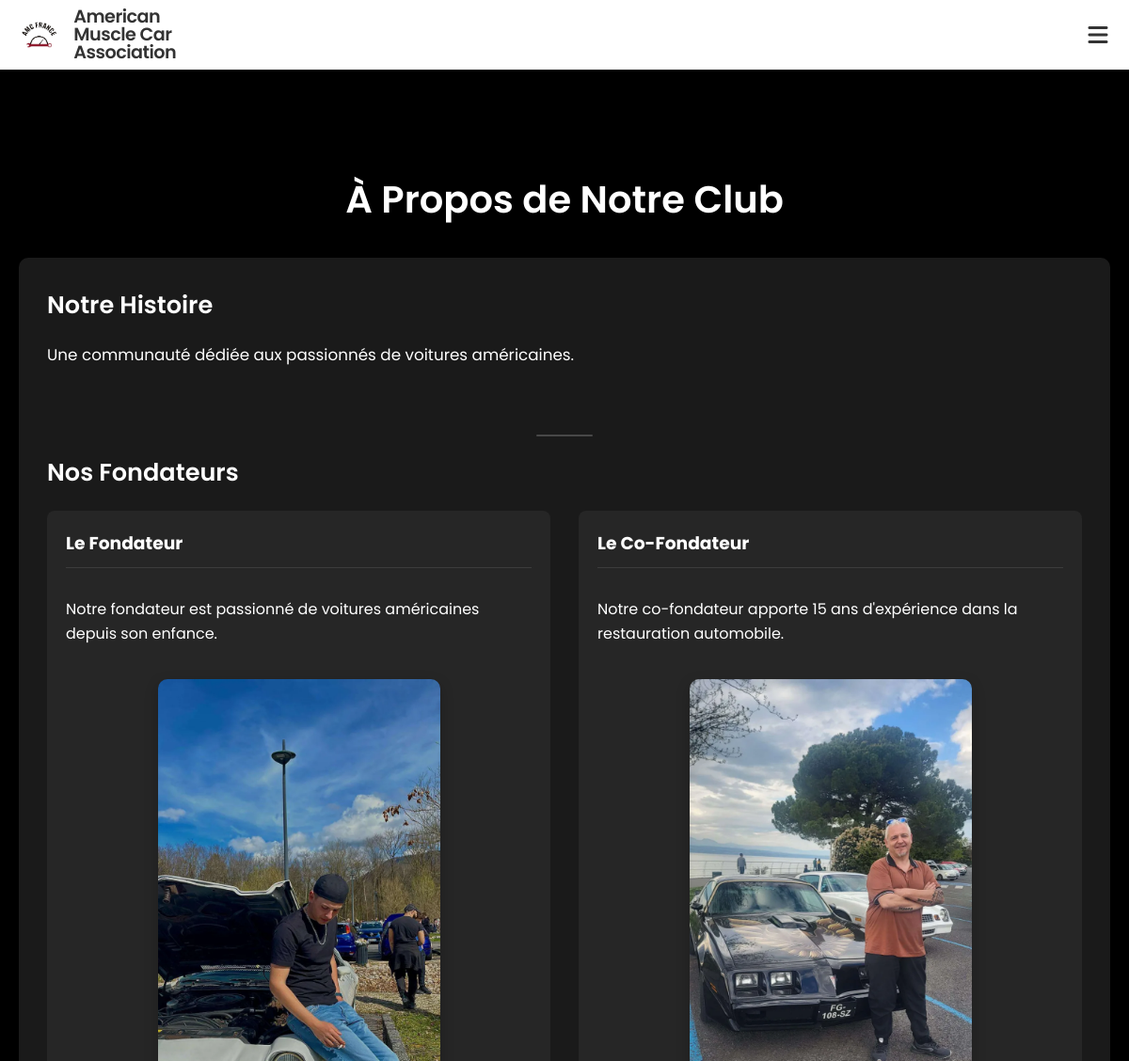
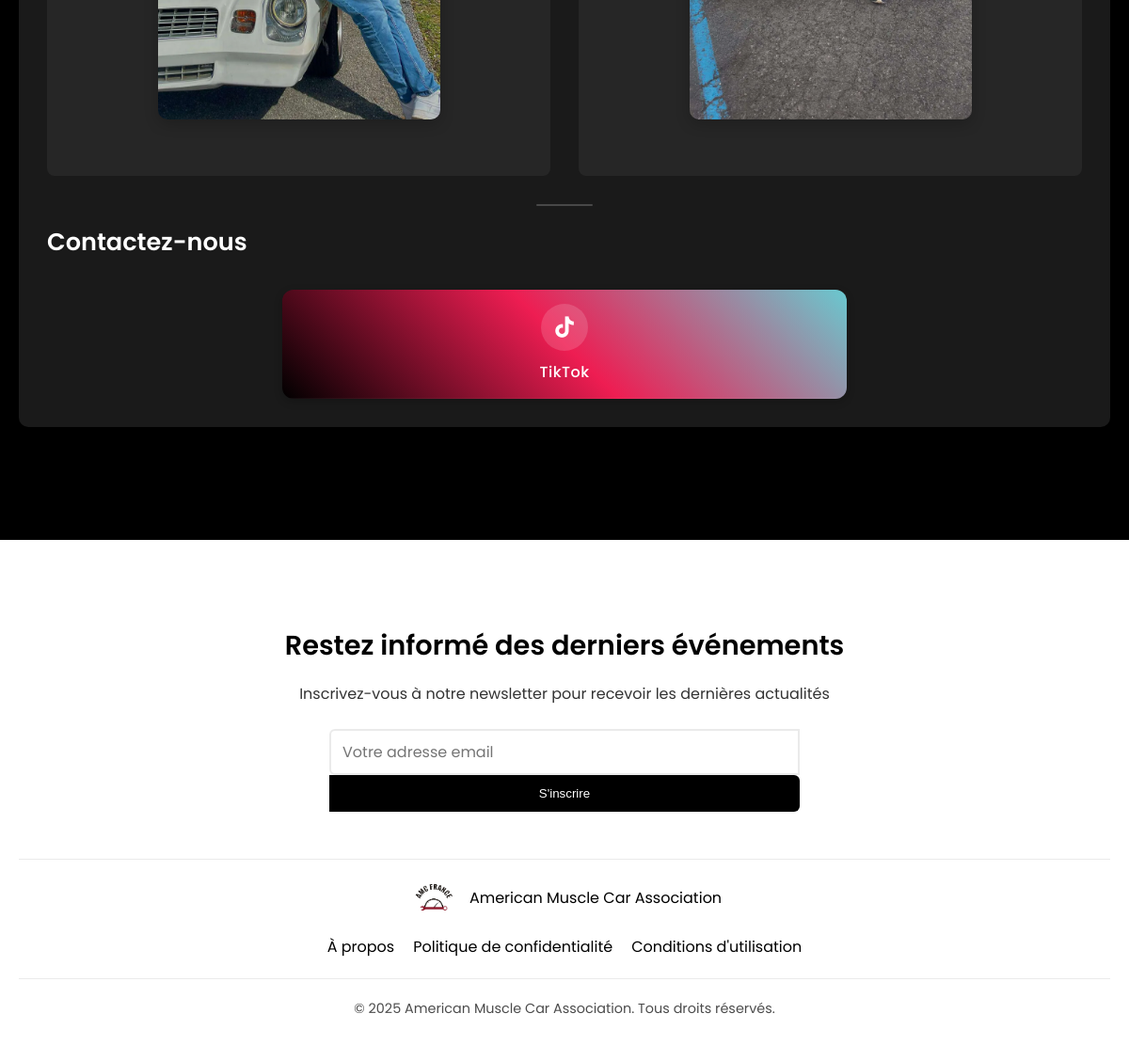
/about/, run on an earlier commit of the app's database (2 pictures, top to bottom).
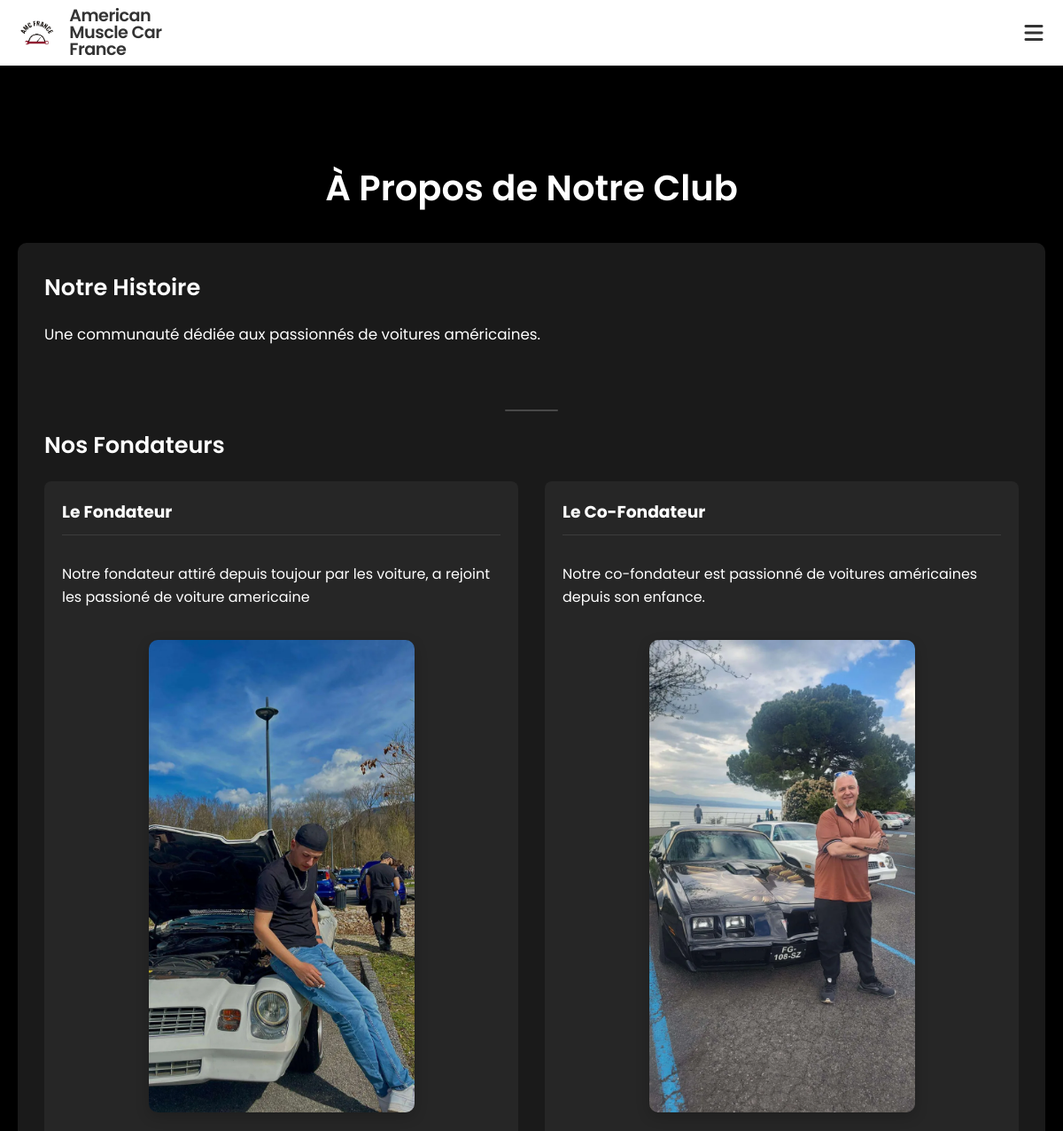
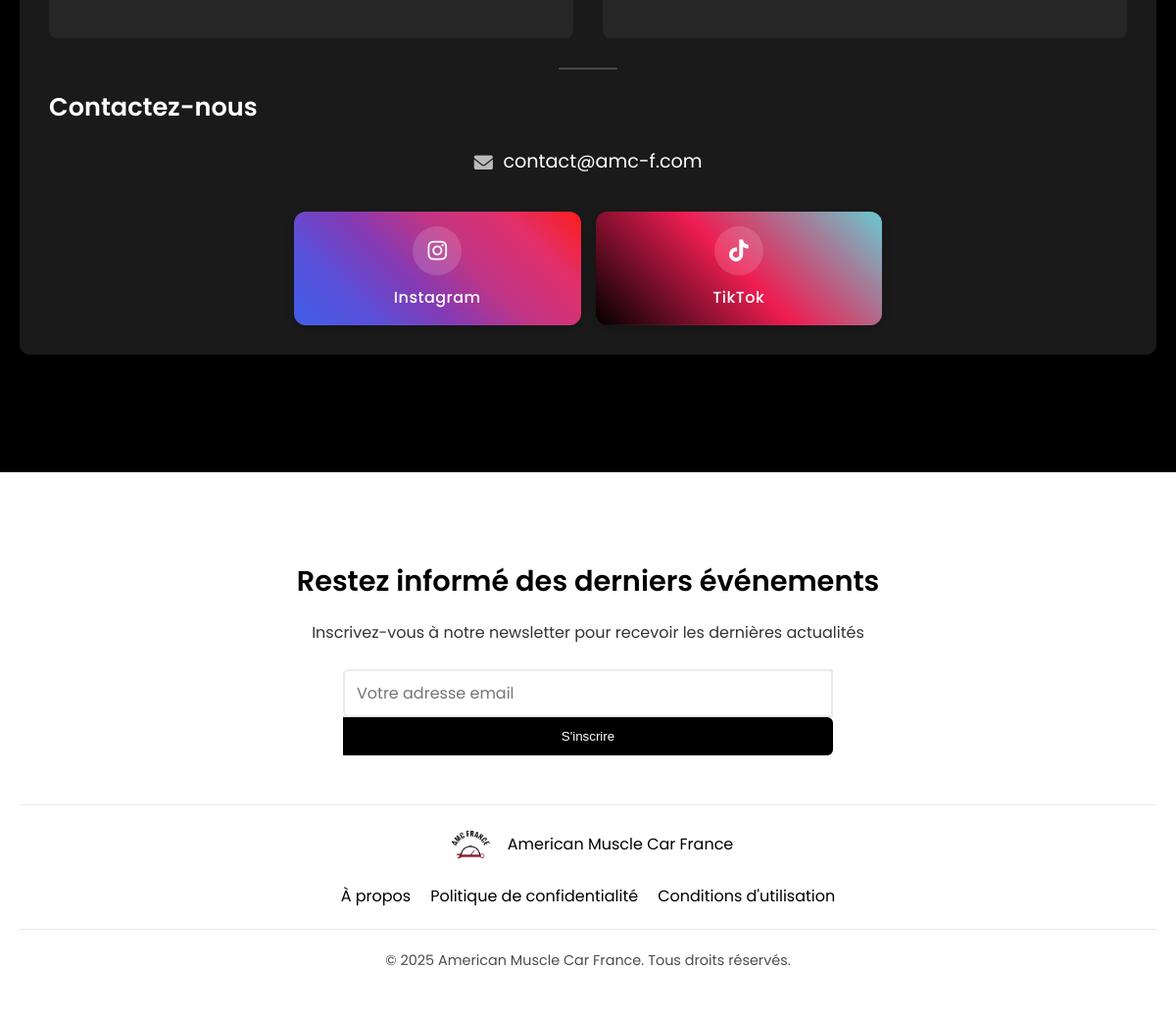
And on a later commit of the database (2 pictures, top to bottom).
### core/models.py (models this page shows, shortened)
class ClubInfo(models.Model):
    name = models.CharField(max_length=100, default="Club de Voitures Américaines", verbose_name="Nom")
    description = models.TextField(verbose_name="Description")
    founder_info = models.TextField(blank=True, null=True, verbose_name="Informations sur le fondateur")
    cofounder_info = models.TextField(blank=True, null=True, verbose_name="Informations sur le co-fondateur")
    email = models.EmailField(blank=True, null=True, verbose_name="Email")
    phone = models.CharField(max_length=20, blank=True, null=True, verbose_name="Téléphone")
    instagram = models.CharField(max_length=100, blank=True, null=True)
    facebook = models.CharField(max_length=100, blank=True, null=True)
    twitter = models.CharField(max_length=100, blank=True, null=True)
    class Meta:
        verbose_name = "Information du Club"
        verbose_name_plural = "Informations du Club"

### core/views.py (the view)
# urls.py: path('about/', views.about, name='about'),
def about(request):
    club_info = ClubInfo.objects.first()
    context = {
        'club_info': club_info,
    }
    return render(request, 'core/about.html', context)

### core/context_processors.py (called while the page is built)
def club_info(request):
    try:
        info = ClubInfo.objects.first()
    except:
        info = None
    return {'global_club_info': info}

### templates/core/about.html (shortened to what this page needs)
{% extends 'base/base.html' %}
{% block content %}
<main style="grid-template-columns: 1fr; grid-template-areas: 'title' 'content'; padding: 0 20px;">
    <h1>À Propos de Notre Club</h1>
    <div class="about-content" style="grid-area: content; background-color: rgba(255, 255, 255, 0.1); border-radius: 10px; padding: 30px; margin-bottom: 40px;">
        {% if club_info %}
            <div class="about-section">
                <h2>Notre Histoire</h2>
                <p>{{ club_info.description }}</p>
            </div>
            <div class="founders-section">
                <h2>Nos Fondateurs</h2>
                <div class="founders-grid">
                    <div class="founder-card">
                        <h3>Le Fondateur</h3>
                        <p>{{ club_info.founder_info }}</p>
                        <img src="/static/img/Jerem.png" alt="Fondateur" class="founder-image">
                    </div>
                    <div class="founder-card">
                        <h3>Le Co-Fondateur</h3>
                        <p>{{ club_info.cofounder_info }}</p>
                        <img src="/static/img/Eric.png" alt="Co-Fondateur" class="founder-image">
                    </div>
                </div>
            </div>
            <div class="contact-section">
                <h2>Contactez-nous</h2>
                <div class="contact-container" style="display: flex; flex-direction: column; align-items: center; text-align: center; margin-top: 20px;">
                    {% if club_info.email %}
                        <div class="contact-item" style="margin-bottom: 25px; font-size: 1.2rem; display: flex; align-items: center; justify-content: center;">
                            <i class="fas fa-envelope" style="margin-right: 10px; color: rgba(255, 255, 255, 0.7);"></i>
                            {{ club_info.email }}
                        </div>
                    {% endif %}
                    <div class="social-links-container" style="width: 100%; max-width: 600px; margin: 0 auto;">
                        <div class="social-media-grid" style="display: grid; grid-template-columns: repeat(auto-fit, minmax(130px, 1fr)); gap: 15px; justify-content: center; margin-top: 10px;">
                            {% if club_info.instagram %}
                                <a href="{{ club_info.instagram|safe }}"
                                   class="social-btn instagram"
                                   target="_blank"
                                   rel="noopener noreferrer"
                                   aria-label="Instagram"
                                   onclick="openSocialMedia('{{ club_info.instagram|safe }}', 'instagram')">
                                    <div class="social-icon-wrapper">
                                        <i class="fab fa-instagram"></i>
                                    </div>
                                    <span class="social-name">Instagram</span>
                                </a>
                            {% endif %}
                            {% if club_info.tiktok or True %}
                                <a href="{{ club_info.tiktok|default:'https://www.tiktok.com/@amc.france'|safe }}"
                                   class="social-btn tiktok"
                                   target="_blank"
                                   rel="noopener noreferrer"
                                   aria-label="TikTok"
                                   onclick="openSocialMedia('{{ club_info.tiktok|default:'https://www.tiktok.com/@amc.france'|safe }}', 'tiktok')">
                                    <div class="social-icon-wrapper">
                                        <i class="fab fa-tiktok"></i>
                                    </div>
                                    <span class="social-name">TikTok</span>
                                </a>
                            {% endif %}
                        </div>
                    </div>
                </div>
            </div>
        {% else %}
            <p>Les informations sur le club ne sont pas encore disponibles.</p>
        {% endif %}
    </div>
</main>
{% endblock %}

### templates/base/base.html (shortened to what this page needs)
<!DOCTYPE html>
<html lang="fr">
<head>
    <link href="https://cdnjs.cloudflare.com/ajax/libs/font-awesome/6.0.0/css/all.min.css" rel="stylesheet">
    <link href="/static/css/style.css" rel="stylesheet">
</head>
<body>
    <nav>
        <div class="nav-left">
            <img src="/static/img/logo.png" alt="logo">
            <span class="nav-title">{% if global_club_info %}{{ global_club_info.name }}{% else %}Club de Voitures Américaines{% endif %}</span>
        </div>
        <div class="nav-right">
            <button id="mobile-menu-toggle" aria-label="Toggle menu">
                <i class="fas fa-bars"></i>
            </button>
        </div>
    </nav>
    {% block content %}{% endblock %}
    <footer>
        <div class="footer-container">
            <div class="newsletter">
                <h3>Restez informé des derniers événements</h3>
                <p>Inscrivez-vous à notre newsletter pour recevoir les dernières actualités</p>
                <form class="newsletter-form" method="post" action="{% url 'newsletter_signup' %}">
                    <input type="email" name="email" placeholder="Votre adresse email" required>
                    <button type="submit">S'inscrire</button>
                </form>
            </div>
            <div class="footer-info">
                <div class="footer-logo">
                    <img src="/static/img/logo.png" alt="logo" class="footer-logo-img">
                    <span>{% if global_club_info %}{{ global_club_info.name }}{% else %}Club de Voitures Américaines{% endif %}</span>
                </div>
                <div class="footer-links">
                    <a href="{% url 'about' %}">À propos</a>
                    <a href="#">Politique de confidentialité</a>
                    <a href="#">Conditions d'utilisation</a>
                </div>
            </div>
            <div class="copyright">
                <p>&copy; {% now "Y" %} {% if global_club_info %}{{ global_club_info.name }}{% else %}Club de Voitures Américaines{% endif %}. Tous droits réservés.</p>
            </div>
        </div>
    </footer>
</body>
</html>

### static/css/style.css (style rules this page uses)
:root { --main-dark: #0e0f10; --secondary-dark: #1a1c1e; --accent: #ff3838; --text-light: #f8f9fa; --text-secondary: #adb5bd; --event-date-bg: #ff3838; }
html, body { height: 100%; }
html { font-size: 16px; }
body { margin: 0; padding: 0; background-color: black; color: white; font-family: 'Poppins', sans-serif; display: flex; flex-direction: column; min-height: 100vh; line-height: 1.6; }
nav { display: flex; justify-content: space-between; align-items: center; padding: 15px 30px; background-color: white; box-shadow: 0 2px 10px rgba(0, 0, 0, 0.1); position: sticky; top: 0; z-index: 100; }
.nav-left { display: flex; align-items: center; gap: 15px; }
.nav-left img { height: 75px; width: auto; object-fit: contain; display: block; }
.nav-title { font-weight: 600; font-size: 1.4em; color: #333; letter-spacing: -0.5px; display: flex; align-items: center; line-height: 1; }
.nav-right { display: flex; }
main { min-height: auto; max-width: 1300px; margin: 80px auto; padding: 0 20px; flex: 1; }
main > h1 { grid-area: title; text-align: center; margin-bottom: 30px; font-size: 2.5rem; font-weight: 600; }
main h2 { margin: 0; font-size: 1.3rem; font-weight: 500; margin-bottom: 10px; transition: color 0.3s ease; }
main h2:first-of-type { font-weight: 600; font-size: 1.6rem; margin-bottom: 15px; position: relative; transition: color 0.3s ease; }
main h2:first-of-type::after { content: ''; position: absolute; bottom: -5px; left: 0; width: 0; height: 2px; background-color: #ffffff; transition: width 0.3s ease; }
footer { background-color: white; color: black; padding: 60px 0 30px; width: 100%; margin-top: auto; position: relative; z-index: 5; }
.footer-container { max-width: 1300px; margin: 0 auto; padding: 0 20px; }
.newsletter { text-align: center; max-width: 600px; margin: 0 auto 50px; }
.newsletter h3 { font-size: 1.8rem; font-weight: 600; margin-bottom: 15px; }
.newsletter p { font-size: 1rem; margin-bottom: 25px; opacity: 0.8; }
.newsletter-form { display: flex; flex-direction: column; max-width: 500px; margin: 0 auto; }
.newsletter-form input { flex: 1; padding: 12px 15px; border: 2px solid #eaeaea; border-radius: 6px 0 0 6px; font-size: 1rem; font-family: inherit; transition: border-color 0.3s ease; }
.newsletter-form button { background-color: black; color: white; border: none; padding: 12px 25px; border-radius: 0 6px 6px 0; font-weight: 500; cursor: pointer; transition: background-color 0.3s ease; }
.footer-info { display: flex; justify-content: space-between; align-items: center; flex-wrap: wrap; padding: 20px 0; border-top: 1px solid #eaeaea; border-bottom: 1px solid #eaeaea; margin-bottom: 20px; }
.footer-logo { display: flex; align-items: center; gap: 10px; }
.footer-logo-img { height: 40px; width: auto; }
.footer-links { display: flex; flex-direction: row; align-items: center; gap: 20px; }
.footer-links a { color: black; text-decoration: none; transition: color 0.3s ease; }
.copyright { text-align: center; font-size: 0.9rem; opacity: 0.7; }
@media (max-width: 1400px) { main { grid-template-columns: 1fr; grid-template-areas: "title" "card1" "card2" "card3" "card4" "card5" "card6"; } }
@media (max-width: 1400px) { .footer-info { flex-direction: column; gap: 20px; } }
input, select, textarea { font-size: 16px !important; padding: 10px 12px !important; }

### templates/base/base.html (style rules this page uses)
body.page-transition { animation: fadeIn 0.5s ease-in-out; }
nav { display: flex; justify-content: space-between; align-items: center; padding: 15px 30px; background-color: white; box-shadow: 0 2px 10px rgba(0, 0, 0, 0.1); position: sticky; top: 0; z-index: 100; flex-wrap: nowrap; }
.nav-left { display: flex; align-items: center; gap: 15px; flex-shrink: 0; margin-right: 20px; }
.nav-right { display: flex; align-items: center; gap: 10px; flex-shrink: 0; }
#mobile-menu-toggle { display: flex; align-items: center; justify-content: center; background: none; border: none; color: #333; font-size: 1.5rem; cursor: pointer; margin-left: 10px; padding: 5px; transition: transform 0.3s ease; width: 36px; height: 36px; border-radius: 50%; }
@media (max-width: 1400px) { nav { flex-wrap: wrap; padding: 8px 15px; } }
@media (max-width: 1400px) { .nav-left { gap: 10px; } }
@media (max-width: 1400px) { .nav-left img { height: 38px; } }
@media (max-width: 1400px) { .nav-title { font-size: 1.2em; max-width: 160px; overflow: hidden; text-overflow: ellipsis; } }

What changed in the data, as far as the page shows it:
changed ClubInfo "Une communauté dédiée aux passionnés de voitures américaines.": name "American Muscle Car Association" → "American Muscle Car France"; founder_info "Notre fondateur est passionné de voitures américaines depuis son enfance." → "Notre fondateur attiré depuis toujour par les voiture, a rejoint les passioné de voiture americaine"; cofounder_info "Notre co-fondateur apporte 15 ans d'expérience dans la restauration automobile." → "Notre co-fondateur est passionné de voitures américaines depuis son enfance."; email (not shown) → "contact@amc-f.com"; instagram empty → "AMCFrance" (drawn)
Also different on the page:
text now shown: "Instagram"
